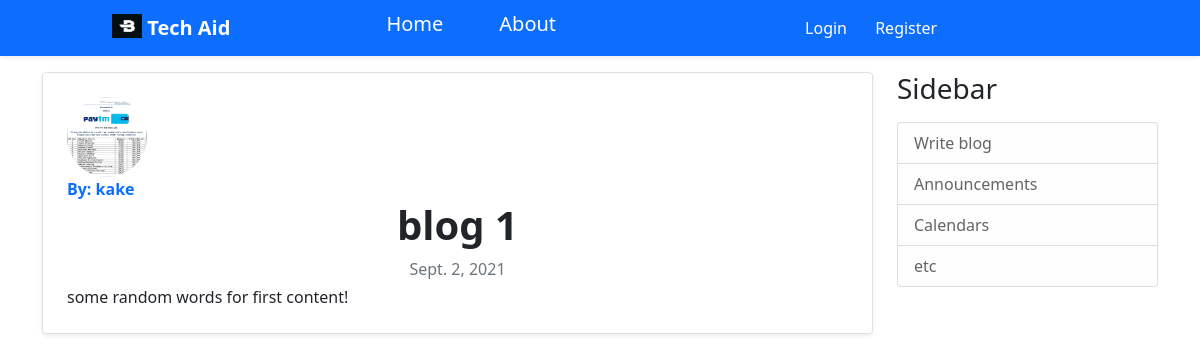
/post/1/, run on an earlier commit of the app's database.
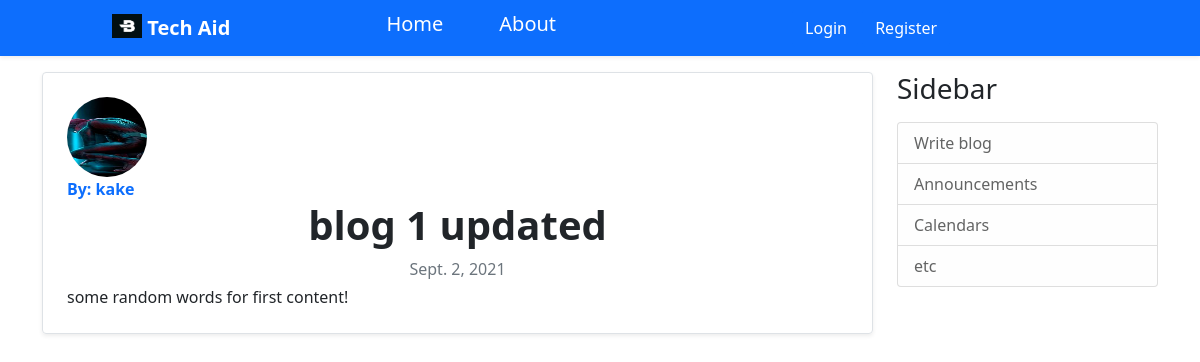
And on a later commit of the database.
### blog/models.py (models this page shows, shortened)
class postblog(models.Model):
    title=models.CharField(max_length=50)
    content=models.TextField()
    date_posted=models.DateField(default=timezone.now)
    user=models.ForeignKey(User, on_delete=models.CASCADE)

### users/models.py (models this page shows, shortened)
class profile(models.Model):
    user = models.OneToOneField(User, on_delete=models.CASCADE)
    image = models.ImageField(default="default.jpg", upload_to='profile_pics', height_field=None, width_field=None, max_length=None)

### blog/views.py (the view)
# urls.py: path('post/<int:pk>/',postblogDetailView.as_view(),name="blog-content"),
class postblogDetailView(DetailView):
    model = postblog
    template_name = "blog/post_content.html"
    context_object_name = "post"

### blog/templates/blog/post_content.html (shortened to what this page needs)
{% extends 'blog/base.html' %}
{%block content%}
    <div class="row g-0 border rounded overflow-hidden flex-md-row mb-4 shadow-sm h-md-250 position-relative">
    <div class="col p-4 d-flex flex-column position-static">
        <img src="{{post.user.profile.image.url}}" alt="Avatar"
            class="rounded-circle" style="width: 80px; height: 80px;" >
        <strong class="d-inline-block text-primary">By: {{post.user}}</strong>
        <h1 class="mb-2 d-flex justify-content-center"><strong>{{post.title}}</strong></h1>
        <div class="d-flex justify-content-center mb-1 text-muted">{{post.date_posted}}</div>
        <p class="card-text mb-auto">{{post.content}}</p>
    </div>
    </div>
{%endblock content%}

What changed in the data, as far as the page shows it:
changed postblog "some random words for first content!": user.profile.image: a different picture; title "blog 1" → "blog 1 updated"
